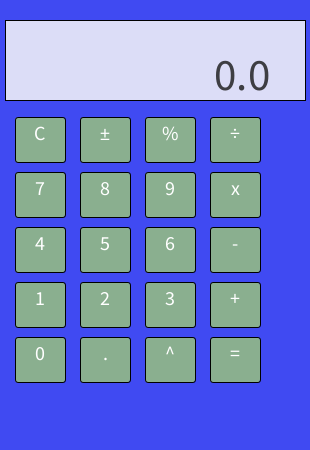
Frame 1 (no input)
Frame 60 (the mouse pressed at the canvas centre just before this capture): identical to frame 1, image omitted
Frame 120 (the mouse held since frame 60 and released just before this capture): identical to frame 1, image omitted

The Processing sketch that drew this single still picture (run headless with seeded random() and noise(); from frame 60 on, the mouse is pressed at the canvas centre):

// Processing sketch: Calculator
// ── Calculator.pde
//Xander Warner | September 15 | 2026 | Calculator
Button[] numButtons = new Button[10];
Button[] opButtons = new Button[10];
float l, r, result;
char op;
boolean left;
String displayVal;
boolean newEntry;

void setup() {
  size(310, 450);
  l = 0.0;
  r = 0.0;
  result = 0.0;
  op = ' ' ;
  left = true;
  newEntry = true;
  displayVal= "0.0";
  numButtons[0] = new Button(40, 360, 50, 45, '0');
  numButtons[1] = new Button(40, 305, 50, 45, '1');
  numButtons[2] = new Button(105, 305, 50, 45, '2');
  numButtons[3] = new Button(170, 305, 50, 45, '3');
  numButtons[4] = new Button(40, 250, 50, 45, '4');
  numButtons[5] = new Button(105, 250, 50, 45, '5');
  numButtons[6] = new Button(170, 250, 50, 45, '6');
  numButtons[7] = new Button(40, 195, 50, 45, '7');
  numButtons[8] = new Button(105, 195, 50, 45, '8');
  numButtons[9] = new Button(170, 195, 50, 45, '9');
  opButtons[0]  = new Button(40, 140, 50, 45, 'C');
  opButtons[1]  = new Button(105, 140, 50, 45, '±');
  opButtons[2]  = new Button(170, 140, 50, 45, '%');
  opButtons[3]  = new Button(235, 140, 50, 45, '÷');
  opButtons[4]  = new Button(235, 195, 50, 45, 'x');
  opButtons[5]  = new Button(235, 250, 50, 45, '-');
  opButtons[6]  = new Button(235, 305, 50, 45, '+');
  opButtons[7]  = new Button(105, 360, 50, 45, '.');
  opButtons[8]  = new Button(170, 360, 50, 45, '^');
  opButtons[9]  = new Button(235, 360, 50, 45, '=');
}

void draw() {
  background(#404AF2);
  drawdisplay();

  for (int i =0; i<numButtons.length; i++) {
    textSize(20);
    numButtons [i].display();
    numButtons[i].mouseOver(mouseX, mouseY);
  }

  for (int i = 0; i<opButtons.length; i++) {
    opButtons[i].display();
    opButtons[i].mouseOver(mouseX, mouseY);
  }
}

void drawdisplay() {
  rectMode(CENTER);
  fill(#DCDDF7);
  rect(width/2, 60, 300, 80);
  fill(#3E3E43);
  textAlign(RIGHT);
  textSize(45);
  text(displayVal, width-40, 90);
}
void mouseReleased() {

  for (int i = 0; i < numButtons.length; i++) {
    if (numButtons[i].hover) {
      handleEvent(numButtons[i].val, true);
    }
  }
  for (int i = 0; i < opButtons.length; i++) {
    if (opButtons[i].hover) {
      handleEvent(opButtons[i].val, false);
    }



    println("L: " + l);
    println("R: " + r);
    println("Result: " + result);
    println("Left: " + left);
    println("Op: " + op);
  }
}


void performCalc() {
  if (op == '+') {
    result = l + r;
  } else if (op == '-') {
    result = l - r;
  } else if (op == '÷') {
    result = l / r;
  } else if (op == 'x') {
    result = l * r;
  }
  displayVal= str(result);
  left = !left;
  left = !left;
  r=0.0;
}

void keyPressed() {
  println("KeyCode; " + keyCode);
  if (keyCode == 49 || keyCode == 97) {
    handleEvent('1', true);
  } else if (keyCode == 49 || keyCode == 98) {
    handleEvent('2', true);
  } else if (keyCode == 50 || keyCode == 109) {
    handleEvent('-', false);
  } else if (keyCode == 51) {
    handleEvent('+', false);
  }
}
void handleEvent(char val, boolean isNum) {
  if (isNum == true) {
    //do number stuff
    String digit = str(val);

    if (newEntry || displayVal.equals("0.0")) {
      displayVal = digit;
      newEntry = false;
    } else {
      displayVal += digit;
    }

    if (left) {
      l = float(displayVal);
    } else {
      r = float(displayVal);
    }
    for (int i = 0; i < numButtons.length; i++) {
      if (numButtons[i].hover) {
      }
    }
  } else {

    char clicked = val;

    if (clicked == '=') {
      performCalc();
    } else if (clicked == '+' || clicked == '-' ||
      clicked == 'x' || clicked == '÷') {
      op = clicked;
      left = !left;
      newEntry = true;
      displayVal = str(op);
    } else if (clicked == '±') {
      if (left == true) {
        l *= -1;
        displayVal = str(l);
      } else {
        r *= -1;
        displayVal = str(r);
      }
    } else if (clicked == 'C') {

      l = 0.0;
      r = 0.0;
      result = 0.0;
      op = ' ';
      displayVal = "0.0";
      left = true;
      newEntry = true;
    } else if (clicked == '√') {

      if (left == true) {
        l = sqrt(l);
        displayVal = str(l);
      } else {
        r = sqrt(r);
        displayVal = str(r);
      }
    } else if (clicked == 'π') {
      if (left == true) {
        l = 3.14159265359;
        displayVal = str(l);
      }
    } else if (clicked == '.') {
      if (!displayVal.contains(".")) {
        displayVal+= ".";
      }
    }
  }
}

// ── Button.pde
class Button {
  
  float x, y, w, h;
  char val;
  boolean hover;
  color c1, c2;

  Button(float x, float y, float w, float h, char val) {
    this.x = x;
    this.y = y;
    this.w = w;
    this.h = h;
    this.val = val;
    hover = false;
    c1 = color(#8AAF8F);
    c2 = color(#0A5513);
  }

  
  void display() {
    if (hover == true) {
      fill(c2);
    } else {
      fill(c1);
    }
    rectMode(CENTER);
    rect(x, y, w, h, 3);
    fill(255);
    textAlign(CENTER);
    text(val, x, y);
  }

  void mouseOver(float tempX, float tempY) {
    if (tempX > x-w/2 && tempX<x+w/2 && tempY > y-h/2 && tempY < y+h/2) {
      hover = true;
    } else {
      hover = false;
      c1 = color(#8AAF8F);
      c2 = color(#0A5513);
    }
  }
}
